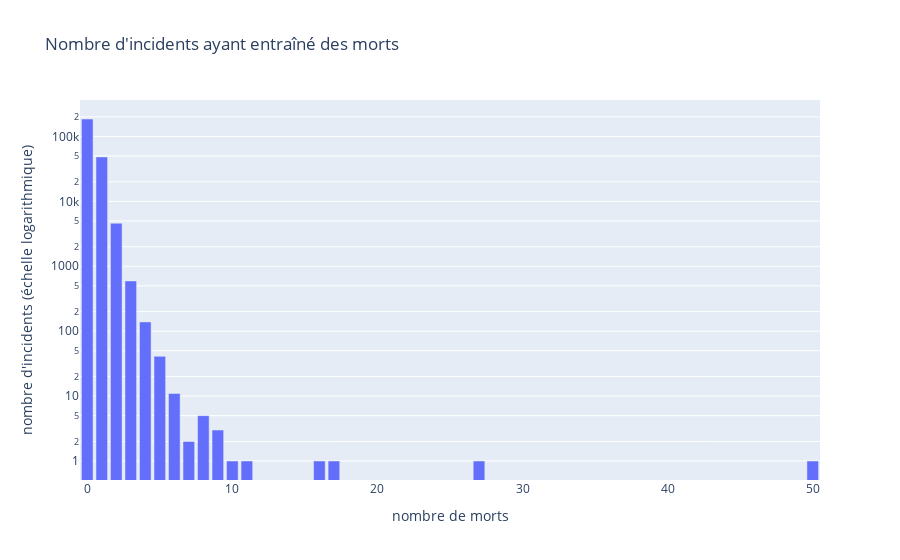

Source (notebook cell):
### Markdown cell above
#### Caractéristiques des incidents par arme à feu

### Code cell
fig7 = px.bar(updated_base, x=sorted(pd.unique(updated_base['n_killed'])), y=updated_base.groupby(updated_base['n_killed']).count()['incident_id'],
              labels={"x":"nombre de morts", "y":"nombre d'incidents (échelle logarithmique)"},
              title="Nombre d'incidents ayant entraîné des morts",
              log_y=True)

fig7.show()

### Figure 1 — Plotly figure (JSON) as saved in the notebook; plotly's stock layout.template omitted (floating-point values rounded to 4 significant figures)
{"data": [{"alignmentgroup": "True", "hovertemplate": "nombre de morts=%{x}<br>nombre d'incidents (échelle logarithmique)=%{y}<extra></extra>", "legendgroup": "", "marker": {"color": "#636efa", "pattern": {"shape": ""}}, "name": "", "offsetgroup": "", "orientation": "v", "showlegend": false, "textposition": "auto", "type": "bar", "x": [0, 1, 2, 3, 4, 5, 6, 7, 8, 9, 10, 11, 16, 17, 27, 50], "xaxis": "x", "y": [185835, 48436, 4604, 595, 139, 41, 11, 2, 5, 3, 1, 1, 1, 1, 1, 1], "yaxis": "y"}], "layout": {"barmode": "relative", "legend": {"tracegroupgap": 0}, "title": {"text": "Nombre d'incidents ayant entraîné des morts"}, "xaxis": {"anchor": "y", "domain": [0, 1], "title": {"text": "nombre de morts"}}, "yaxis": {"anchor": "x", "domain": [0, 1], "title": {"text": "nombre d'incidents (échelle logarithmique)"}, "type": "log"}}}
